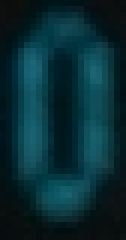
#> input picture digit_templates/0.jpeg, 21 x 40 px (shown 6 times larger)
$ python -i ssocr.py   (imports and definitions only)
#> lines starting #> are read from the running program, lines starting #| are printed output that depends on the picture
# -*- coding:utf-8 -*-

import cv2
import numpy as np
import matplotlib.pyplot as plt
import argparse

DIGITS_LOOKUP = {
    (1, 1, 1, 1, 1, 1, 0): 0,
    (1, 1, 0, 0, 0, 0, 0): 1,
    (1, 0, 1, 1, 0, 1, 1): 2,
    (1, 1, 1, 0, 0, 1, 1): 3,
    (1, 1, 0, 0, 1, 0, 1): 4,
    (0, 1, 1, 0, 1, 1, 1): 5,
    (0, 1, 1, 1, 1, 1, 1): 6,
    (1, 1, 0, 0, 0, 1, 0): 7,
    (1, 1, 1, 1, 1, 1, 1): 8,
    (1, 1, 1, 0, 1, 1, 1): 9,
    (0, 0, 0, 0, 0, 1, 1): '-'
}
H_W_Ratio = 1.9
THRESHOLD = 35
arc_tan_theta = 6.0  # 数码管倾斜角度
crop_y0 = 215
crop_y1 = 470
crop_x0 = 260
crop_x1 = 890

parser = argparse.ArgumentParser()
# [2 lines not run here, left out]


# [31 lines left out: functions load_image, preprocess, not called in this run]


def helper_extract(one_d_array, threshold=20):
    res = []
    flag = 0
    temp = 0
    for i in range(len(one_d_array)):
        if one_d_array[i] < 12 * 255:
            if flag > threshold:
                start = i - flag
                end = i
                temp = end
                if end - start > 20:
                    res.append((start, end))
            flag = 0
        else:
            flag += 1

    else:
        if flag > threshold:
            start = temp
            end = len(one_d_array)
            if end - start > 50:
                res.append((start, end))
    return res


def find_digits_positions(img, reserved_threshold=20):
    # [12 lines of commented-out code are left out]

    digits_positions = []
    img_array = np.sum(img, axis=0)
    horizon_position = helper_extract(img_array, threshold=reserved_threshold)
    img_array = np.sum(img, axis=1)
    vertical_position = helper_extract(img_array, threshold=reserved_threshold * 4)
    # make vertical_position has only one element
    if len(vertical_position) > 1:
        vertical_position = [(vertical_position[0][0], vertical_position[len(vertical_position) - 1][1])]
    for h in horizon_position:
        for v in vertical_position:
            digits_positions.append(list(zip(h, v)))
    assert len(digits_positions) > 0, "Failed to find digits's positions"

    return digits_positions


# [142 lines left out: functions recognize_digits_area_method, recognize_digits_line_method, not called in this run]


def main(image):
    args = parser.parse_args()
    digits_positions = find_digits_positions(image)
    digits = recognize_digits_line_method(digits_positions, image, image)
    if args.show_image:
        cv2.imshow('output', output)
        cv2.waitKey()
        cv2.destroyAllWindows()
    print(digits)
    return digits

# [2 lines not run here, left out]

>>> import cv2
>>> picture = cv2.imread('digit_templates/0.jpeg', cv2.IMREAD_GRAYSCALE)
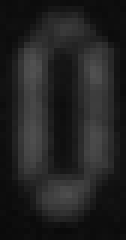
#> picture: shape (40, 21) (shown 6 times larger); min 10, max 81, mean 33.9
>>> result = main(picture)
#> in find_digits_positions, `img_array = np.sum(img, axis=0)`: img_array = 21 values, max 1990 at index 5, min 567 at index 0, mean 1355.2
#> the loop in helper_extract, `for i in range(len(one_d_array)):` made 21 passes
#> after the loop in helper_extract, `for i in range(len(one_d_array)):`: res = []
#> in find_digits_positions, `img_array = np.sum(img, axis=1)`: img_array = 40 values, max 922 at index 11, min 254 at index 38, mean 711.5
#> the loop in helper_extract (call 2), `for i in range(len(one_d_array)):` made 40 passes
#> in find_digits_positions, `vertical_position = helper_extract(img_array, threshold=reserved_thres..`: vertical_position = []
#> (the run stopped early here; a loop or call above may not have finished)

$ run again, on digit_templates/3.jpeg
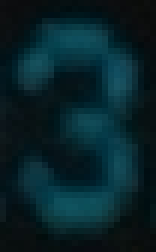
#> input picture digit_templates/3.jpeg, 26 x 42 px (shown 6 times larger)
#> `picture = cv2.imread('digit_templates/0.jpeg', cv2.IMREAD_GRAYSCALE)`:
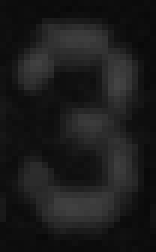
#> picture: shape (42, 26) (shown 6 times larger); min 9, max 67, mean 27.1
#> in find_digits_positions, `img_array = np.sum(img, axis=0)`: img_array = 26 values, max 1610 at index 19, min 529 at index 24, mean 1137.2
#> the loop in helper_extract, `for i in range(len(one_d_array)):` made 26 passes
#> after the loop in helper_extract, `for i in range(len(one_d_array)):`: res = []
#> in find_digits_positions, `img_array = np.sum(img, axis=1)`: img_array = 42 values, max 1000 at index 33, min 317 at index 1, mean 704
#> the loop in helper_extract (call 2), `for i in range(len(one_d_array)):` made 42 passes
#> vertical_position = []

$ run again, on digit_templates/4.jpeg
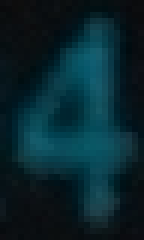
#> input picture digit_templates/4.jpeg, 24 x 40 px (shown 6 times larger)
#> `picture = cv2.imread('digit_templates/0.jpeg', cv2.IMREAD_GRAYSCALE)`:
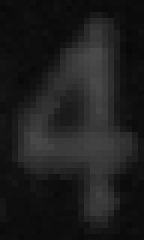
#> picture: shape (40, 24) (shown 6 times larger); min 8, max 73, mean 29.4
#> in find_digits_positions, `img_array = np.sum(img, axis=0)`: img_array = 24 values, max 2192 at index 16, min 577 at index 23, mean 1176.4
#> the loop in helper_extract, `for i in range(len(one_d_array)):` made 24 passes
#> after the loop in helper_extract, `for i in range(len(one_d_array)):`: res = []
#> in find_digits_positions, `img_array = np.sum(img, axis=1)`: img_array = 40 values, max 1266 at index 24, min 297 at index 1, mean 705.9
#> the loop in helper_extract (call 2), `for i in range(len(one_d_array)):` made 40 passes
#> vertical_position = []
